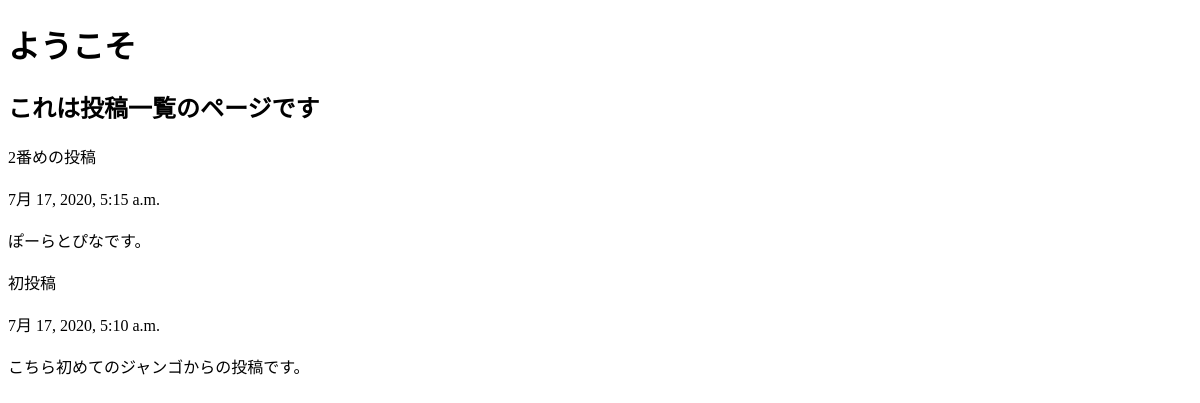
The app's page /posts/, older data.
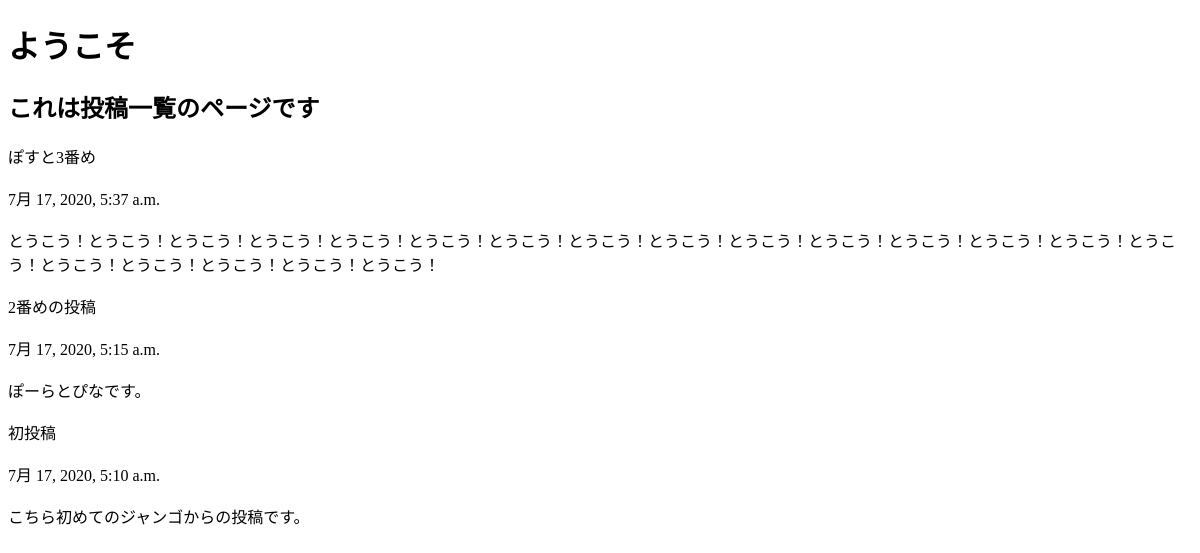
The same page, newer data.
### posts/models.py (models this page shows, shortened)
class Post(models.Model):
    title = models.CharField(max_length=100)
    published = models.DateTimeField()
    image = models.ImageField(upload_to='media/')
    body = models.TextField()
    def summary(self):
        return self.body[:100]

### posts/views.py (the view)
# urls.py: path('',views.index,name = 'index'),
def index(request):
    posts = Post.objects.order_by('-published')
    return render(request, 'posts/index.html', {'posts':posts})

### posts/templates/posts/index.html (shortened to what this page needs)
<!DOCTYPE html>
<html lang="ja-jp">
    <head>
    </head>
    <body>
        <h1>ようこそ</h1>
        <h2>これは投稿一覧のページです</h2>
        {% for post in posts.all %}
            {{post.title}}
            <br/><br/>
            {{post.published}}
            <br/><br/>
            {{post.summary}}
            <br/><br/>
        {% endfor %}
    </body>
</html>

Row changes from the older to the newer data that the page shows:
added Post: title "ぽすと3番め", published "7月 17, 2020, 5:37 a.m.", summary "とうこう！とうこう！とうこう！とうこう！とうこう！とうこう！とうこう！とうこう！とうこう！とうこう！とうこう！とうこう！とうこう！とうこう！とうこう！とうこう！とうこう！とうこう！とうこう！とうこう！"
